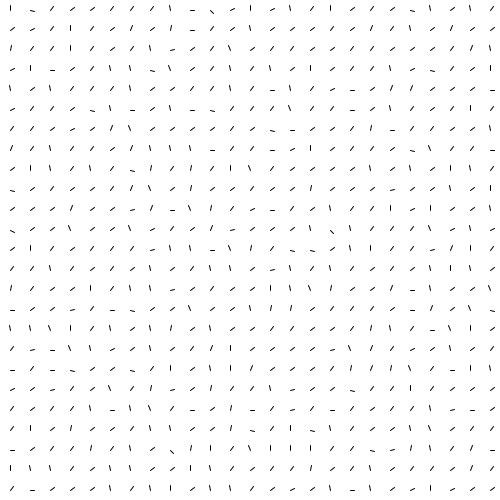
Frame 1 (no input)
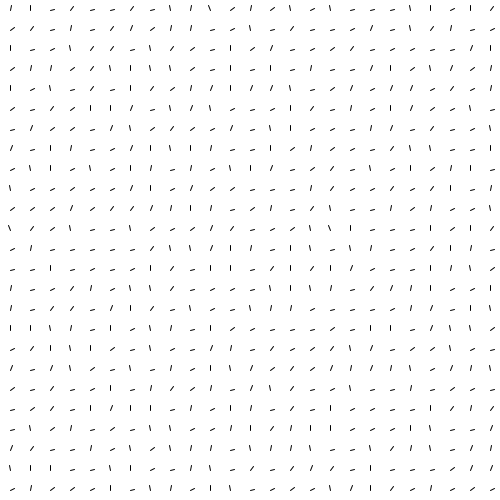
Frame 60 (the mouse pressed at the canvas centre just before this capture)
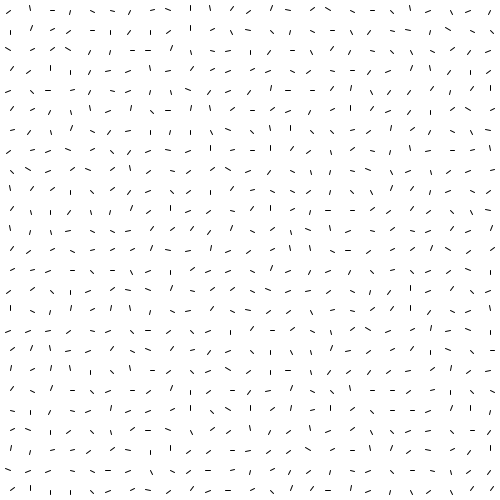
Frame 120 (the mouse held since frame 60 and released just before this capture)

The Processing sketch that drew these frames (run headless with seeded random() and noise(); from frame 60 on, the mouse is pressed at the canvas centre):

// Processing sketch: fields
// ── fields.pde
// Assumes equal height and width
int gridsize = 25;
float[] grid = new float[gridsize * gridsize];

int cellsize;
int offset;

float t = 0f;
float tdelta = 0.01;

void setup() {
    size(500, 500);
    background(255, 255, 255);
    fill(53, 53, 53);
    
    cellsize = width / gridsize;
    offset = cellsize / 2;
    
    for (int i = 0; i < grid.length; i++) {
        grid[i] = noise(i);
    }
}

void draw()  {
    // Redraw the background
    background(255, 255, 255);
    
    // Update the time (for the Perlin noise generator)
    t += tdelta;
    
    for (int i = 0; i < gridsize; i++) {
        for (int j = 0; j < gridsize; j++) {
            // origin
            int x = i * cellsize + offset;
            int y = j * cellsize + offset;
            
            // The index of the current field in the array
            int index = i * gridsize + j;
            
            // Calculate some noise and turn it into an angle in radians
            float n = noise(grid[index] + t);
            float theta = n * PI * 4;
            
            // Calculate the length of the field line based on the difference
            // between its current angle and its previous angle
            float r = offset / 2;
            
            // Calculate the coords for the other end of the line segment
            // http://www.processing.org/learning/tutorials/trig/
            float xd = cos(theta) * r;
            float yd = sin(theta) * r;
            
            // Draw the line
            line(x, y, x+xd, y+yd);
        }
    }
}
